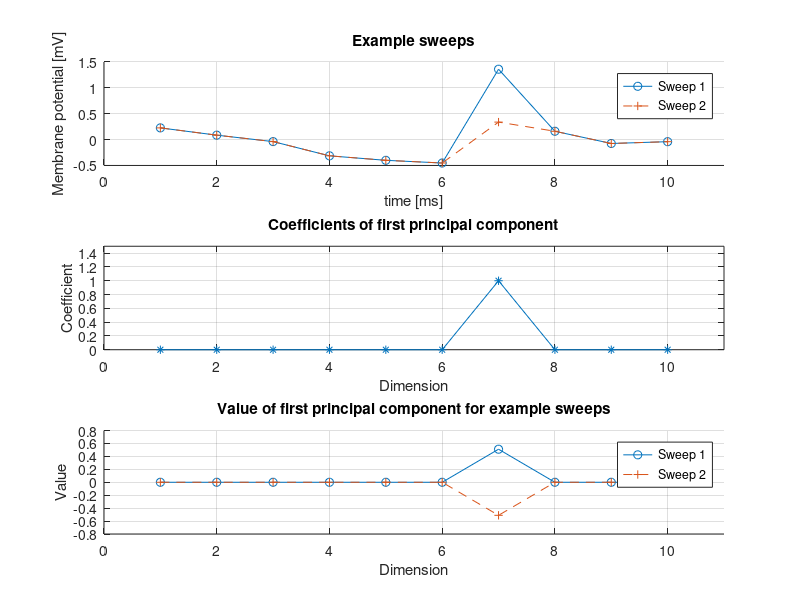

Recreate this plot in MATLAB.
clear
clf

n = 10;

x0 = rand(1, n);
x1 = x0;
x2 = x0;

x1(7) = 2;

X = [x1; x2];
X = X - mean(X(:));

[coeff, score] = pca(X);


subplot(311)
cla
hold on

plot(1:n, X(1,:), 'LineStyle', '-', 'Marker', 'o')
plot(1:n, X(2,:), 'LineStyle', '--', 'Marker', '+')
grid on
legend('Sweep 1', 'Sweep 2')
xlabel('time [ms]')
ylabel('Membrane potential [mV]')
title('Example sweeps');
xlim([0 n+1])

subplot(312)
plot(1:n, coeff, 'LineStyle', '-', 'Marker', '*')
xlim([0 n+1])
ylim([0 1.5])
grid on
xlabel('Dimension')
ylabel('Coefficient');
title('Coefficients of first principal component')

subplot(313)
cla
hold on
plot(1:n, score(1) * coeff', 'LineStyle', '-', 'Marker', 'o')
plot(1:n, score(2) * coeff, 'LineStyle', '--', 'Marker', '+')
grid on
xlim([0 n+1])
xlabel('Dimension')
ylabel('Value')
title('Value of first principal component for example sweeps');
legend('Sweep 1', 'Sweep 2')


